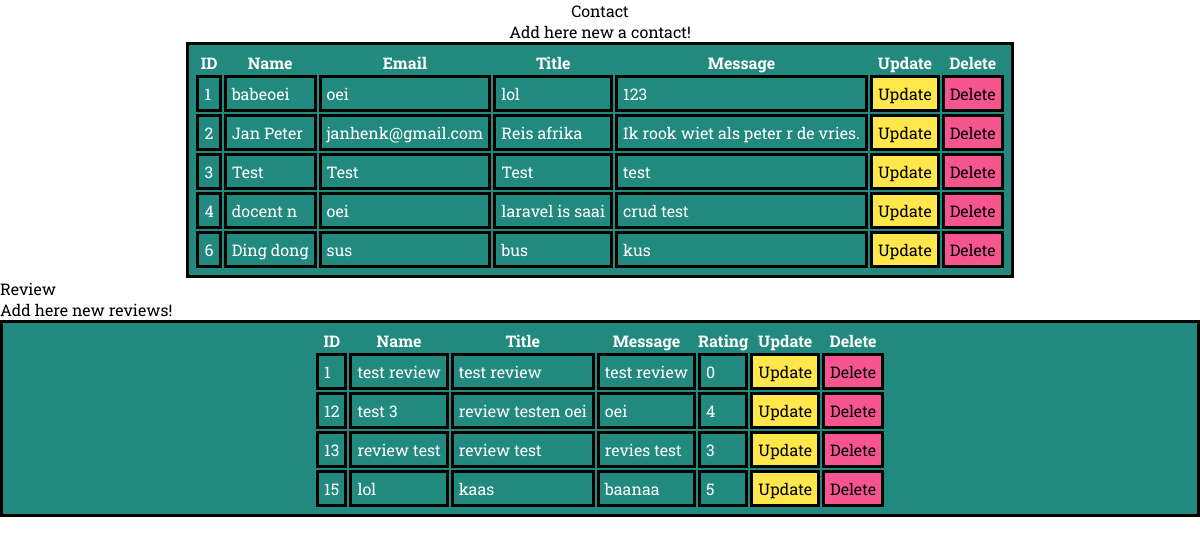
Page /php/read.php on the committed database.
### tables this page shows
CREATE TABLE `contact` (
  `ID` int(11) NOT NULL,
  `naam` varchar(255) NOT NULL,
  `email` varchar(255) NOT NULL,
  `titel` varchar(255) NOT NULL,
  `bericht` varchar(1000) NOT NULL
);

CREATE TABLE `review` (
  `ID` int(11) NOT NULL,
  `naam` varchar(255) NOT NULL,
  `titel` varchar(255) NOT NULL,
  `bericht` varchar(1000) NOT NULL,
  `rating` int(5) NOT NULL
);

### php/read.php (the view, shortened to what this page needs)
<?php
include('./includes/connect.php');
$sql_contact = "SELECT * FROM contact";
$stmt_contact = $connect->prepare($sql_contact);
$stmt_contact->execute();
$result_contact = $stmt_contact->fetchAll();
$sql_review = "SELECT * FROM review";
$stmt_review = $connect->prepare($sql_review);
$stmt_review->execute();
$result_review = $stmt_review->fetchAll();
?>
<!DOCTYPE html>
<html lang="en">
<head>
    <link rel="stylesheet" href="css/styles.css">
</head>
<body>
    <div class="contact_container_read">
        <p>Contact</p>
        <p><a href="http://localhost/CRUD/php/create.php">Add here new a contact!</a></p>
        <table class="table_container_read">
            <tr class="table_contact">
                <th>ID</th>
                <th>Name</th>
                <th>Email</th>
                <th>Title</th>
                <th>Message</th>
                <th>Update</th>
                <th>Delete</th>
            </tr>
            <?php
            foreach ($result_contact as $contact) {
                echo '<tr>';
                echo '<td>' . $contact['ID'] . '</td>';
                echo '<td>' . $contact['naam'] . '</td>';
                echo '<td>' . $contact['email'] . '</td>';
                echo '<td>' . $contact['titel'] . '</td>';
                echo '<td>' . $contact['bericht'] . '</td>';
                echo '<td class="contact_update_knop"><a href="php/update.php?ID=' . $contact['ID'] . '">Update</a></td>';
                echo '<td class="contact_delete_knop"><a href="php/delete.php?ID=' . $contact['ID'] . '">Delete</a></td>';
                echo '</tr>';
            }
            ?>
        </table>
    </div>
    <div class="review_container_read">
        <p>Review</p>
        <p><a href="http://localhost/CRUD/php/create.php">Add here new reviews!</a></p>
        <table class="table_container_review">
            <tr class="table_review">
                <th>ID</th>
                <th>Name</th>
                <th>Title</th>
                <th>Message</th>
                <th>Rating</th>
                <th>Update</th>
                <th>Delete</th>
            </tr>
            <?php
            foreach ($result_review as $review) {
                echo '<tr>';
                echo '<td>' . $review['ID'] . '</td>';
                echo '<td>' . $review['naam'] . '</td>';
                echo '<td>' . $review['titel'] . '</td>';
                echo '<td>' . $review['bericht'] . '</td>';
                echo '<td>' . $review['rating'] . '</td>';
                echo '<td class="review_update_knop"><a href="php/update.php?ID=' . $review['ID'] . '">Update</a></td>';
                echo '<td class="review_delete_knop"><a href="php/delete.php?ID=' . $review['ID'] . '">Delete</a></td>';
                echo '</tr>';
            }
            ?>
        </table>
    </div>
</body>
</html>

### css/styles.css (style rules this page uses)
* { margin: 0; padding: 0; box-sizing: border-box; scroll-behavior: smooth; text-decoration: none; font-family: "Roboto Slab", serif; }
.contact_container_read { width: 100%; height: auto; display: flex; justify-content: center; align-items: center; flex-direction: column; flex-wrap: wrap; }
.contact_container_read a { color: #000; transition: 1s; }
.contact_container_read table { border: 3px solid #000; padding: 5px; background-color: #21897e; color: #fff; }
.contact_container_read td { border: 3px solid #000; padding: 5px; }
.contact_container_read .contact_update_knop { background-color: #ffe74c; transition: 1s; }
.contact_container_read .contact_update_knop a { color: #000; transition: 1s; }
.contact_container_read .contact_delete_knop { background-color: #f75590; transition: 1s; }
.contact_container_read .contact_delete_knop a { color: #000; transition: 1s; }
.table_container_review { width: 100%; height: auto; display: flex; justify-content: center; align-items: center; flex-direction: column; flex-wrap: wrap; }
.review_container_read a { color: #000; transition: 1s; }
.review_container_read table { width: 100%; height: auto; border: 3px solid #000; padding: 5px; background-color: #21897e; color: #fff; }
.review_container_read td { border: 3px solid #000; padding: 5px; }
.review_container_read .review_update_knop { background-color: #ffe74c; transition: 1s; }
.review_container_read .review_update_knop a { color: #000; transition: 1s; }
.review_container_read .review_delete_knop { background-color: #f75590; transition: 1s; }
.review_container_read .review_delete_knop a { color: #000; transition: 1s; }

### rows in the picture
contact: ID "1", naam "babeoei", email "oei", titel "lol", bericht "123"
contact: ID "2", naam "Jan Peter", email "janhenk@gmail.com", titel "Reis afrika", bericht "Ik rook wiet als peter r de vries."
contact: ID "3", naam "Test", email "Test", titel "Test", bericht "test"
contact: ID "4", naam "docent n", email "oei", titel "laravel is saai", bericht "crud test"
contact: ID "6", naam "Ding dong", email "sus", titel "bus", bericht "kus"
review: ID "1", naam "test review", titel "test review", bericht "test review", rating "0"
review: ID "12", naam "test 3", titel "review testen oei", bericht "oei", rating "4"
review: ID "13", naam "review test", titel "review test", bericht "revies test", rating "3"
review: ID "15", naam "lol", titel "kaas", bericht "baanaa", rating "5"
